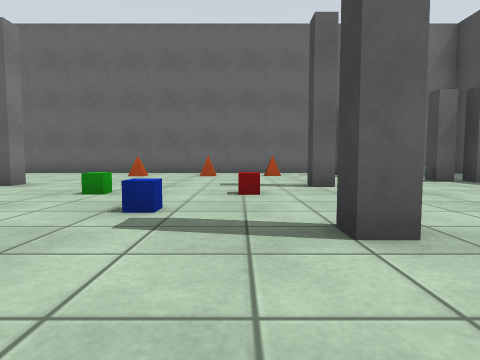
view 1 (above)

17 first-person views from a walk through a robot-simulator world made for Gazebo. The camera is 0.51 m above the floor, tilts 4° down and sees 75° across. The floor is counted in squares, 1 m on a side. Each view is taken from the middle of a square. On the plan, view 1 faces up. The plan holds only what a view shows up to about 9 squares ahead; the rest is blank. Surface patterns are stand-ins for the level's own textures.

view 2
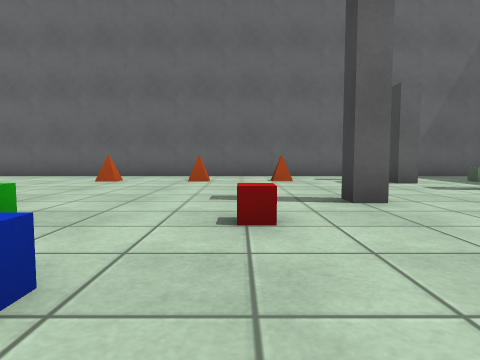

view 3
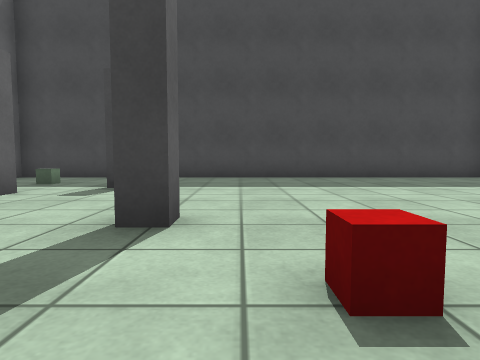

view 4
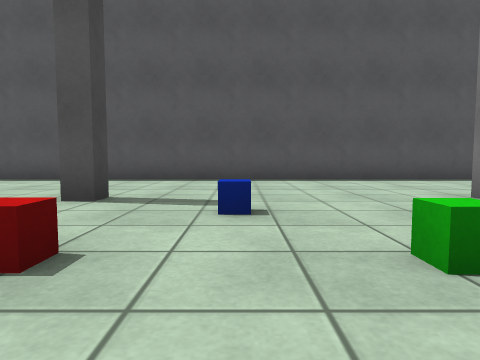

view 5
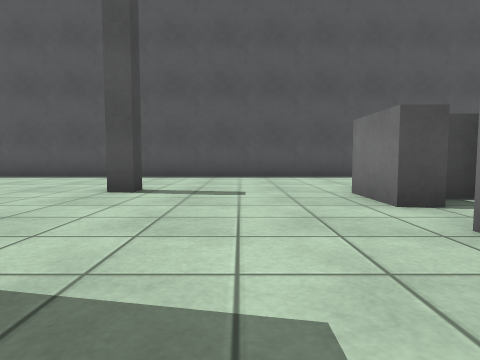

view 6
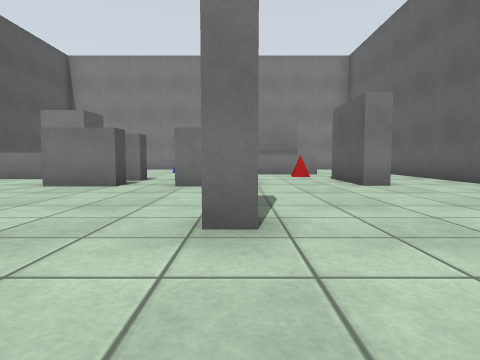

view 7
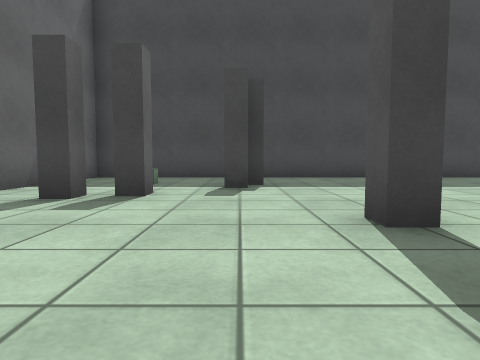

view 8
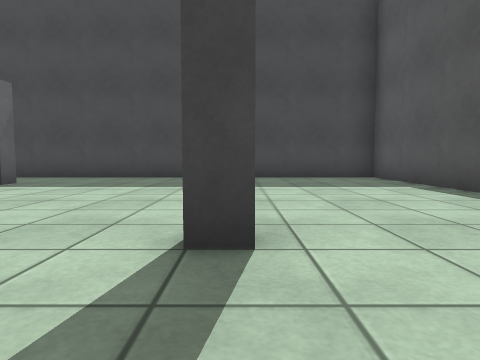

view 9
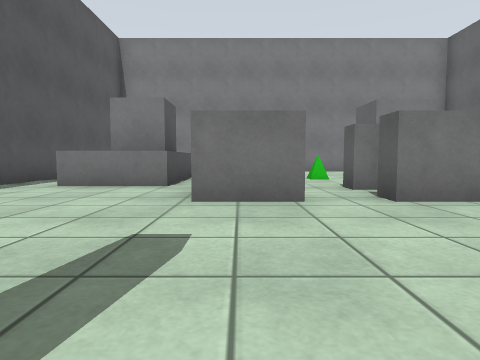

view 10
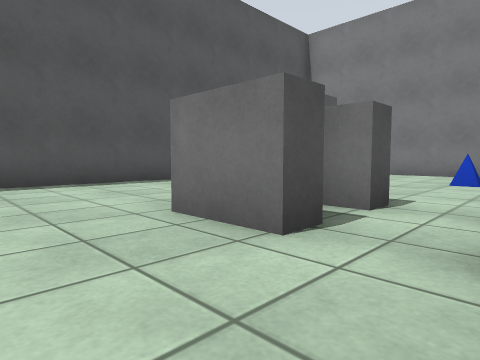

view 11
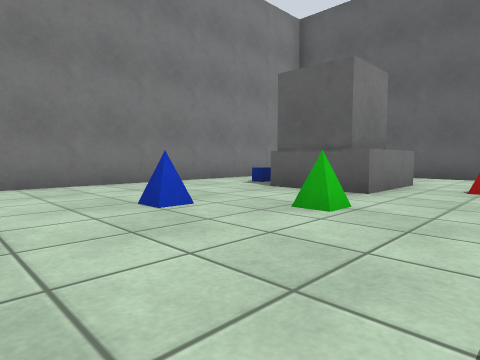

view 12
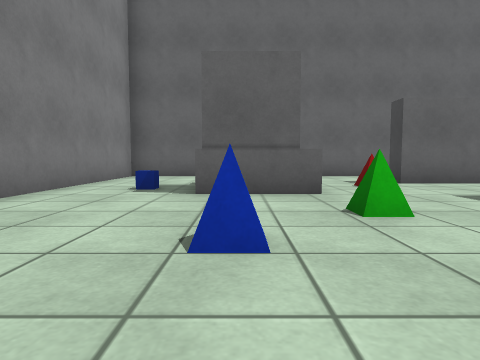

view 13
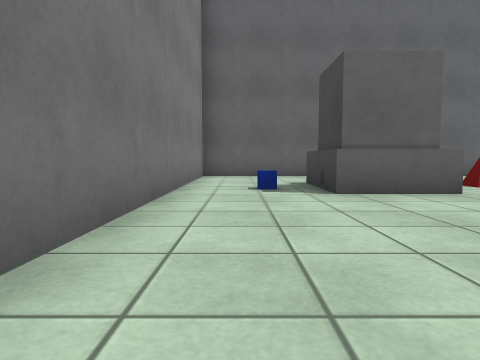

view 14
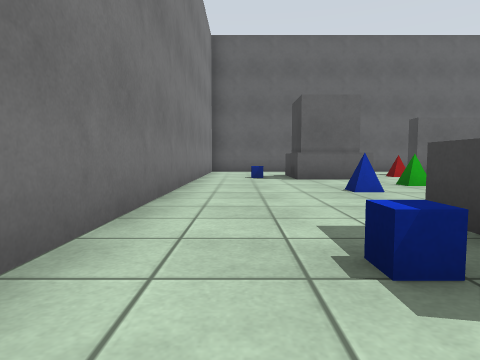

view 15
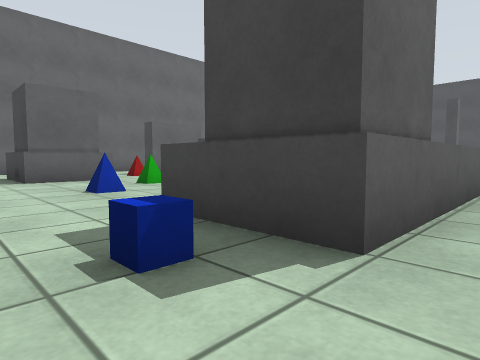

view 16
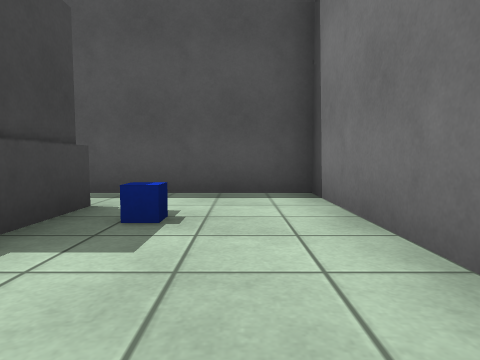

view 17
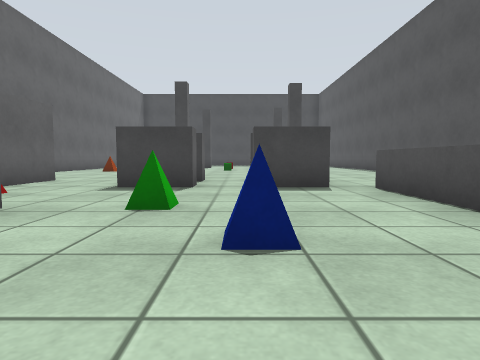

### Floor plan
Key: @ floor where view 1 was taken; # wall or solid block; . floor; = window, fence, low wall or low ledge; T thing the floor can be seen under or through; O other object.
Columns run from 16 left of view 1 to 8 right of it. Each row starts with its distance up from view 1.
 11 #########################
 10 #.......................#
  9 #......##....=.=.=.#.=..#
  8 #..##=..................#
  7 #=O##...............O#..#
  6 #......##...#....#......#
  5 #...=..TT.....=.=.......#
  4 #..=...TT...............#
  3 #......TT......=........#
  2 #...........#....#......#
  1 #..####.................#
  0 #.=####.........@.......#
 -1 #.......................#
 -2 #########################

Positions as (right, up) in squares from view 1, and headings:
1: (0, 0), facing up
2: (0, 2), facing up
3: (-1, 5), facing right
4: (-1, 6), facing down
5: (-6, 7), facing down
6: (-2, 6), facing left
7: (-1, 7), facing right
8: (-1, 2), facing right
9: (-4, 3), facing left
10: (-6, 5), facing down-left
11: (-10, 2), facing up-left
12: (-13, 2), facing up
13: (-15, 2), facing up
14: (-15, -1), facing up
15: (-15, -1), facing up-right
16: (-15, 3), facing down
17: (-15, 4), facing right
